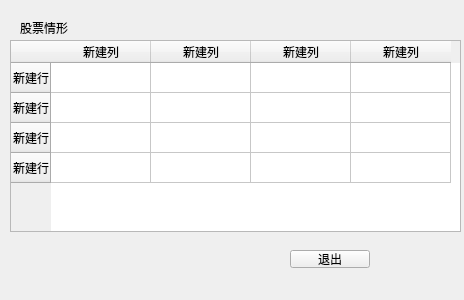
<?xml version="1.0" encoding="UTF-8"?>
<ui version="4.0">
 <class>hangqing</class>
 <widget class="QWidget" name="hangqing">
  <property name="geometry">
   <rect>
    <x>0</x>
    <y>0</y>
    <width>464</width>
    <height>300</height>
   </rect>
  </property>
  <property name="windowTitle">
   <string>行情</string>
  </property>
  <widget class="QLabel" name="label">
   <property name="geometry">
    <rect>
     <x>20</x>
     <y>20</y>
     <width>101</width>
     <height>16</height>
    </rect>
   </property>
   <property name="text">
    <string>股票情形</string>
   </property>
  </widget>
  <widget class="QPushButton" name="close">
   <property name="geometry">
    <rect>
     <x>290</x>
     <y>250</y>
     <width>80</width>
     <height>18</height>
    </rect>
   </property>
   <property name="text">
    <string>退出</string>
   </property>
  </widget>
  <widget class="QTableWidget" name="tableWidget">
   <property name="geometry">
    <rect>
     <x>10</x>
     <y>40</y>
     <width>451</width>
     <height>192</height>
    </rect>
   </property>
   <row>
    <property name="text">
     <string>新建行</string>
    </property>
   </row>
   <row>
    <property name="text">
     <string>新建行</string>
    </property>
   </row>
   <row>
    <property name="text">
     <string>新建行</string>
    </property>
   </row>
   <row>
    <property name="text">
     <string>新建行</string>
    </property>
   </row>
   <column>
    <property name="text">
     <string>新建列</string>
    </property>
   </column>
   <column>
    <property name="text">
     <string>新建列</string>
    </property>
   </column>
   <column>
    <property name="text">
     <string>新建列</string>
    </property>
   </column>
   <column>
    <property name="text">
     <string>新建列</string>
    </property>
   </column>
  </widget>
 </widget>
 <resources/>
 <connections/>
</ui>
